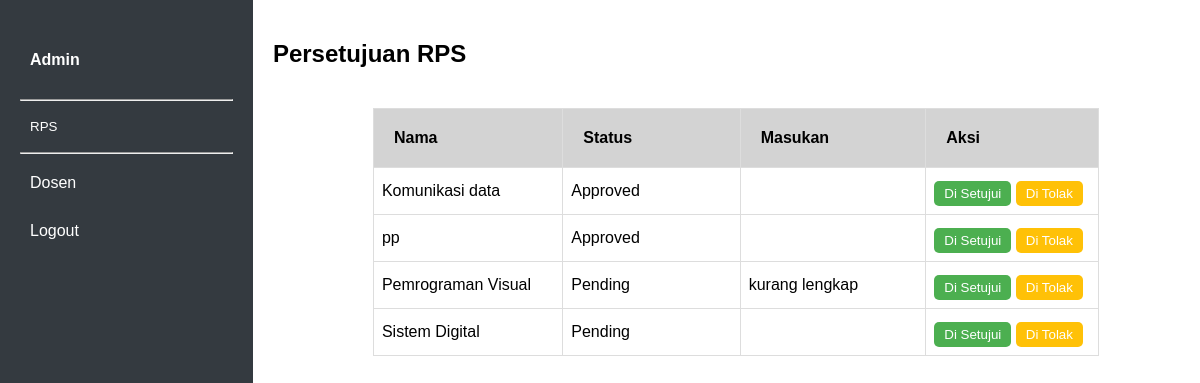
Screenshot of /inc/persetujuan.php (signed in) with the database file from the repository.
### tables this page shows
CREATE TABLE `tb_rps_1` (
  `id` int(11) NOT NULL,
  `Matakuliah` varchar(255) NOT NULL,
  `Dosen` text NOT NULL,
  `Kode` varchar(10) NOT NULL,
  `Rumpun_MK` varchar(255) NOT NULL,
  `Bobot_(SKS)` int(20) NOT NULL,
  `Semester` int(20) NOT NULL,
  `Tanggal_penyusunan` date NOT NULL,
  `OTORISASI` varchar(255) NOT NULL,
  `Capaian_Pembelajaran` varchar(255) NOT NULL,
  `Deskrisi_Singkat_MK` varchar(255) NOT NULL,
  `Pustaka` varchar(255) NOT NULL,
  `Media_Pembelajaran` varchar(255) NOT NULL,
  `Team_Teaching` varchar(255) NOT NULL,
  `Matakuliah_Syarat` varchar(255) NOT NULL,
  `Pengembangan_RPS` text NOT NULL,
  `Koordinator_MK` text NOT NULL,
  `Ketua_Prodi` text NOT NULL,
  `CPLP` text NOT NULL,
  `CPMK` text NOT NULL,
  `Sofwer` text NOT NULL,
  `hardwer` text NOT NULL,
  `status` enum('Pending','Approved','Rejected') DEFAULT 'Pending',
  `alasan_penolakan` text DEFAULT NULL,
  `1Mg_Ke` text DEFAULT NULL,
  `1Sub_CPMK` text DEFAULT NULL,
  `1Materi_Pembelajaran` text DEFAULT NULL,
  `1Metode` text DEFAULT NULL,
  `1Indikator` text DEFAULT NULL,
  `1Bentuk` text DEFAULT NULL,
  `1Bobot` text DEFAULT NULL,
  `2Mg_Ke` text DEFAULT NULL,
  `2Sub_CPMK` text DEFAULT NULL,
  `2Materi_Pembelajaran` text DEFAULT NULL,
  `2Metode` text DEFAULT NULL,
  `2Indikator` text DEFAULT NULL,
  `2Bentuk` text DEFAULT NULL,
  `2Bobot` text DEFAULT NULL,
  `3Mg_Ke` text DEFAULT NULL,
  `3Sub_CPMK` text DEFAULT NULL,
  `3Materi_Pembelajaran` text DEFAULT NULL,
  `3Metode` text DEFAULT NULL,
  `3Indikator` text DEFAULT NULL,
  `3Bentuk` text DEFAULT NULL,
  `3Bobot` text DEFAULT NULL,
  `4Mg_Ke` text DEFAULT NULL,
  `4Sub_CPMK` text DEFAULT NULL,
  `4Materi_Pembelajaran` text DEFAULT NULL,
  `4Metode` text DEFAULT NULL,
  `4Indikator` text DEFAULT NULL,
  `4Bentuk` text DEFAULT NULL,
  `4Bobot` text DEFAULT NULL,
  `5Mg_Ke` text DEFAULT NULL,
  `5Sub_CPMK` text DEFAULT NULL,
  `5Materi_Pembelajaran` text DEFAULT NULL,
  `5Metode` text DEFAULT NULL,
  `5Indikator` text DEFAULT NULL,
  `5Bentuk` text DEFAULT NULL,
  `5Bobot` text DEFAULT NULL,
  `6Mg_Ke` text DEFAULT NULL,
  `6Sub_CPMK` text DEFAULT NULL,
  `6Materi_Pembelajaran` text DEFAULT NULL,
  `6Metode` text DEFAULT NULL,
  `6Indikator` text DEFAULT NULL,
  `6Bentuk` text DEFAULT NULL,
  `6Bobot` text DEFAULT NULL,
  `7Mg_Ke` text DEFAULT NULL,
  `7Sub_CPMK` text DEFAULT NULL,
  `7Materi_Pembelajaran` text DEFAULT NULL,
  `7Metode` text DEFAULT NULL,
  `7Indikator` text DEFAULT NULL,
  `7Bentuk` text DEFAULT NULL,
  `7Bobot` text DEFAULT NULL,
  `8Mg_Ke` text DEFAULT NULL,
  `8Sub_CPMK` text DEFAULT NULL,
  `8Materi_Pembelajaran` text DEFAULT NULL,
  `8Metode` text DEFAULT NULL,
  `8Indikator` text DEFAULT NULL,
  `8Bentuk` text DEFAULT NULL,
  `8Bobot` text DEFAULT NULL,
  `9Mg_Ke` text DEFAULT NULL,
  `9Sub_CPMK` text DEFAULT NULL,
  `9Materi_Pembelajaran` text DEFAULT NULL,
  `9Metode` text DEFAULT NULL,
  `9Indikator` text DEFAULT NULL,
  `9Bentuk` text DEFAULT NULL,
  `9Bobot` text DEFAULT NULL,
  `10Mg_Ke` text DEFAULT NULL,
  `10Sub_CPMK` text DEFAULT NULL,
  `10Materi_Pembelajaran` text DEFAULT NULL,
  `10Metode` text DEFAULT NULL,
  `10Indikator` text DEFAULT NULL,
  `10Bentuk` text DEFAULT NULL,
  `10Bobot` text DEFAULT NULL,
  `11Mg_Ke` text DEFAULT NULL,
  `11Sub_CPMK` text DEFAULT NULL,
  `11Materi_Pembelajaran` text DEFAULT NULL,
  `11Metode` text DEFAULT NULL,
  `11Indikator` text DEFAULT NULL,
  `11Bentuk` text DEFAULT NULL,
  `11Bobot` text DEFAULT NULL,
  `12Mg_Ke` text DEFAULT NULL,
  `12Sub_CPMK` text DEFAULT NULL,
  `12Materi_Pembelajaran` text DEFAULT NULL,
  `12Metode` text DEFAULT NULL,
  `12Indikator` text DEFAULT NULL,
  `12Bentuk` text DEFAULT NULL,
  `12Bobot` text DEFAULT NULL,
  `13Mg_Ke` text DEFAULT NULL,
  `13Sub_CPMK` text DEFAULT NULL,
  `13Materi_Pembelajaran` text DEFAULT NULL,
  `13Metode` text DEFAULT NULL,
  `13Indikator` text DEFAULT NULL,
  `13Bentuk` text DEFAULT NULL,
  `13Bobot` text DEFAULT NULL,
  `14Mg_Ke` text DEFAULT NULL,
  `14Sub_CPMK` text DEFAULT NULL,
  `14Materi_Pembelajaran` text DEFAULT NULL,
  `14Metode` text DEFAULT NULL,
  `14Indikator` text DEFAULT NULL,
  `14Bentuk` text DEFAULT NULL,
  `14Bobot` text DEFAULT NULL,
  `15Mg_Ke` text DEFAULT NULL,
  `15Sub_CPMK` text DEFAULT NULL,
  `15Materi_Pembelajaran` text DEFAULT NULL,
  `15Metode` text DEFAULT NULL,
  `15Indikator` text DEFAULT NULL,
  `15Bentuk` text DEFAULT NULL,
  `15Bobot` text DEFAULT NULL,
  `16Mg_Ke` text DEFAULT NULL,
  `16Sub_CPMK` text DEFAULT NULL,
  `16Materi_Pembelajaran` text DEFAULT NULL,
  `16Metode` text DEFAULT NULL,
  `16Indikator` text DEFAULT NULL,
  `16Bentuk` text DEFAULT NULL,
  `16Bobot` text DEFAULT NULL,
  `Capaian` text NOT NULL,
  `Obyek` text NOT NULL,
  `Aktivitas` text NOT NULL,
  `Metodologi` text NOT NULL,
  `Kriteria_tugas` text NOT NULL,
  `Kriteria` text NOT NULL,
  `Jadwal` text NOT NULL
);

### inc/persetujuan.php (the view, shortened to what this page needs)
<?php
$conn = new mysqli('localhost', 'root', '', 'k12');
$result = $conn->query("SELECT * FROM tb_rps_1 ORDER BY id ASC");
?>
<!DOCTYPE html>
<html lang="en">
<head>
</head>
<body>
  <div class="sidebar">
    <h4><a href="admin.php">Admin</a></h4>
    <hr>
    <div class="dropdown">
      <button class="dropdown-btn">RPS</button>
    </div>
    <hr>
    <a href="dosen.php">Dosen</a>
    <a href="Login.php" class="logout-btn">Logout</a>
  </div>
  <div class="main-content flex-grow-1">
    <h2>Persetujuan RPS</h2>
    <table>
      <thead>
        <tr>
          <th>Nama</th>
          <th>Status</th>
          <th>Masukan</th>
          <th>Aksi</th>
        </tr>
      </thead>
      <tbody>
        <?php if ($result->num_rows > 0): ?>
          <?php while ($row = $result->fetch_assoc()): ?>
            <tr>
              <td><?= htmlspecialchars($row['Matakuliah']); ?></td>
              <td><?= htmlspecialchars($row['status']); ?></td>
              <td><?= htmlspecialchars($row['alasan_penolakan']); ?></td>
              <td>
                <form method="POST" style="display:inline;">
                  <button type="submit" class="btn btn-approve">Di Setujui</button>
                </form>
                <button class="btn btn-pending" onclick="openModal(<?= $row['id']; ?>)">Di Tolak</button>
              </td>
            </tr>
          <?php endwhile; ?>
        <?php else: ?>
          <tr>
            <td colspan="4">Tidak ada data.</td>
          </tr>
        <?php endif; ?>
      </tbody>
    </table>
  </div>
</body>
</html>

### inc/persetujuan.php (style rules this page uses)
body { margin: 0; font-family: arial, sans-serif; display: flex; height: 100vh; }
.sidebar { width: 250px; background-color: #343a40; color: white; padding: 20px; }
.sidebar h4 { margin-bottom: 20px; }
.sidebar a { color: white; text-decoration: none; display: block; margin: 10px 0; padding: 10px; border-radius: 5px; }
.dropdown { position: relative; }
.dropdown-btn { background: none; border: none; color: white; text-align: left; padding: 10px; width: 100%; cursor: pointer; border-radius: 5px; }
.main-content { padding: 20px; }
.main-content { display: flex; flex-direction: column; padding: 20px; }
table { width: 80%; border-collapse: collapse; margin-left: 100px; max-height: 500px; display: block; overflow-y: auto; margin-top: 20px; }
th, td { border: 1px solid #ddd; padding: 8px; text-align: left; }
th { background-color: #f4f4f4; position: sticky; top: 0; z-index: 1; width: 200px; padding: 20px; background-color: lightgray; }
.btn { padding: 5px 10px; border: none; cursor: pointer; text-transform: capitalize; margin-top: 5px; border-radius: 5px; }
.btn-approve { background-color: #4CAF50; color: white; }
.btn-pending { background-color: #FFC107; color: white; }

### rows the page displays
tb_rps_1: Matakuliah "Komunikasi data", status "Approved"
tb_rps_1: Matakuliah "pp", status "Approved"
tb_rps_1: Matakuliah "Pemrograman Visual", status "Pending", alasan_penolakan "kurang lengkap"
tb_rps_1: Matakuliah "Sistem Digital", status "Pending"
